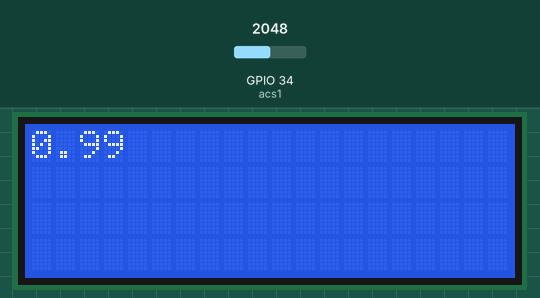
Recording of a sketch running on a simulated ESP32. Parts: 20×4 character LCD. Inputs (shaded band) come from the test bench; at power-on: GPIO 34 (acs1) = 2048. What the sketch prints to the serial monitor is not drawn.

Above: at 2.7 s.
2.8 s: GPIO 34 (acs1) set to 2866
At 5.6 s:
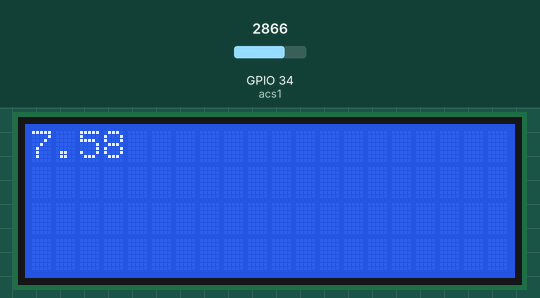
5.8 s: GPIO 34 (acs1) set to 3603
At 8.6 s:
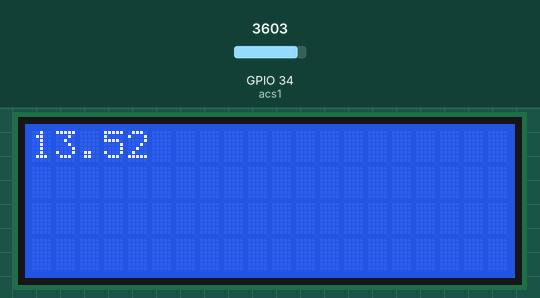
8.8 s: GPIO 34 (acs1) set to 4095
At 12.6 s:
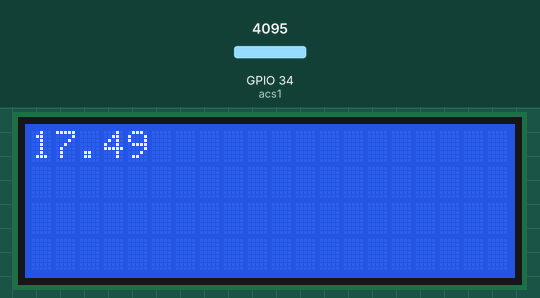
Timing chart, 0 to 14.1 s (numbered marks = the images above; inputs shaded):
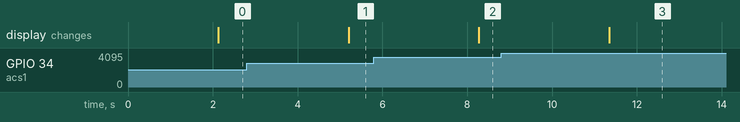

Measured:
- after the input at 2.8 s, the display: changes after 2.4 s (image 1)
- after the input at 5.8 s, the display: changes after 2.5 s (image 2)
- after the input at 8.8 s, the display: changes after 2.5 s (image 3)

The sketch:

testtt_acs.ino
```cpp
int acs1 = 34;

float vpcount = 3.3 / 4095;

float sense = 0.1;
float samplesum = 0;
long lasttime = 0;
float samplecount = 0;

float mean = 0.0;
float value = 0.0;

#include <Wire.h>
#include <LiquidCrystal_I2C.h>
// Set the LCD address to 0x27 for a 16 chars and 2 line display
LiquidCrystal_I2C lcd(0x27, 20, 4);


void setup() {
  // put your setup code here, to run once:
  Serial.begin(115200);
  lcd.begin();
}

void loop() {
  // put your main code here, to run repeatedly:
  //float val = analogRead(acs1);

  //float cur_cal = val * vpcount

  if (millis() > lasttime + 1) {
    samplesum += sq(analogRead(acs1));  // -sq512);
    samplecount++;

    lasttime = millis();
  }
  if (samplecount == 1000) {

    mean = samplesum / samplecount;
    value = sqrt(mean);

    Serial.println(value);
    value = value - 1925.0;
    samplesum = 0;
    samplecount = 0;

    float cur_cal = value * vpcount;

    if (cur_cal > 3.3) cur_cal = 3.3;
    if (cur_cal < 0) cur_cal = 0;

    cur_cal /= sense;


  Serial.println("Val: " + String(cur_cal));
  lcd.setCursor(0, 0);
  lcd.print(cur_cal);
  delay(1000);
  }
}
```
